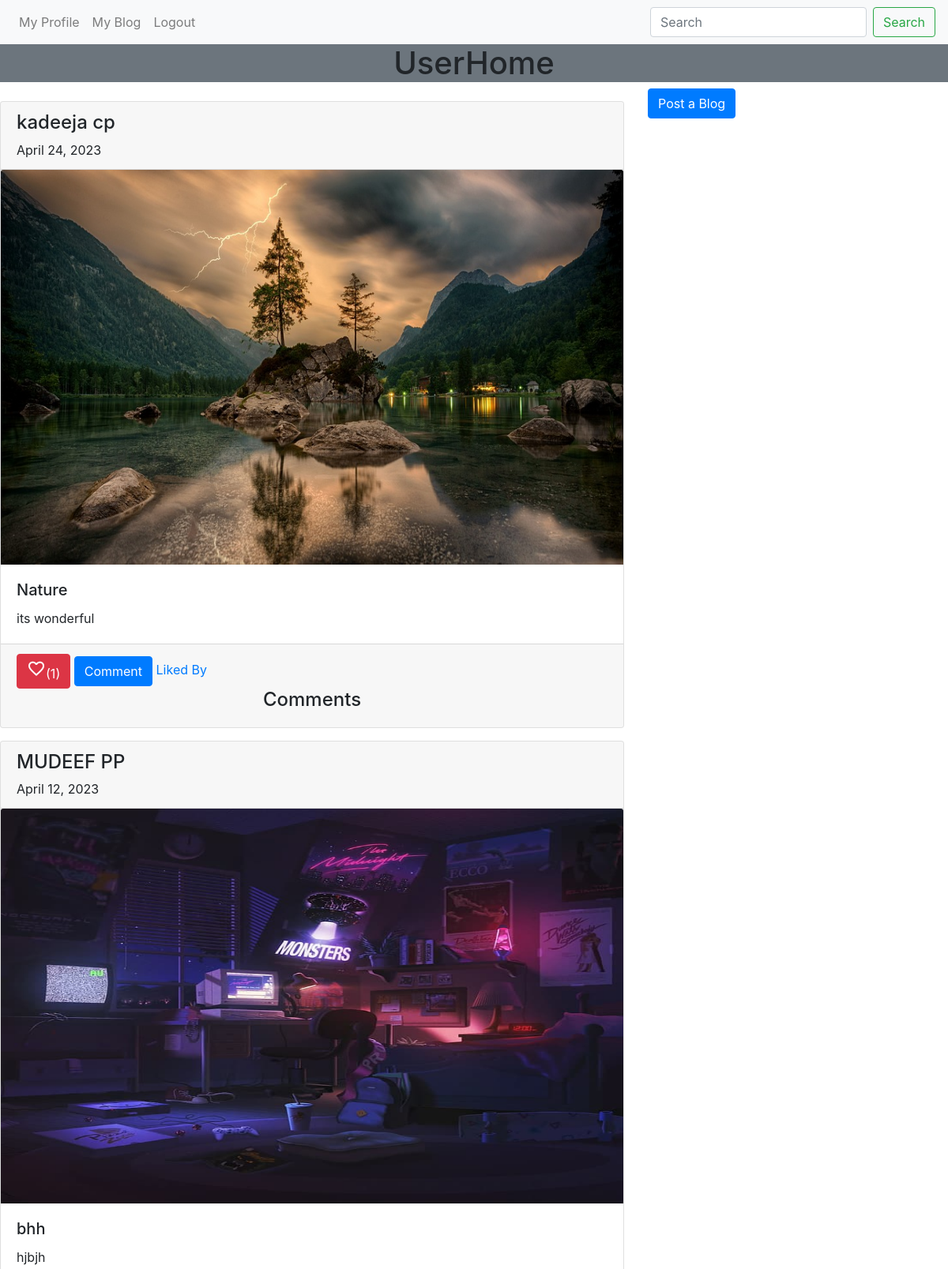
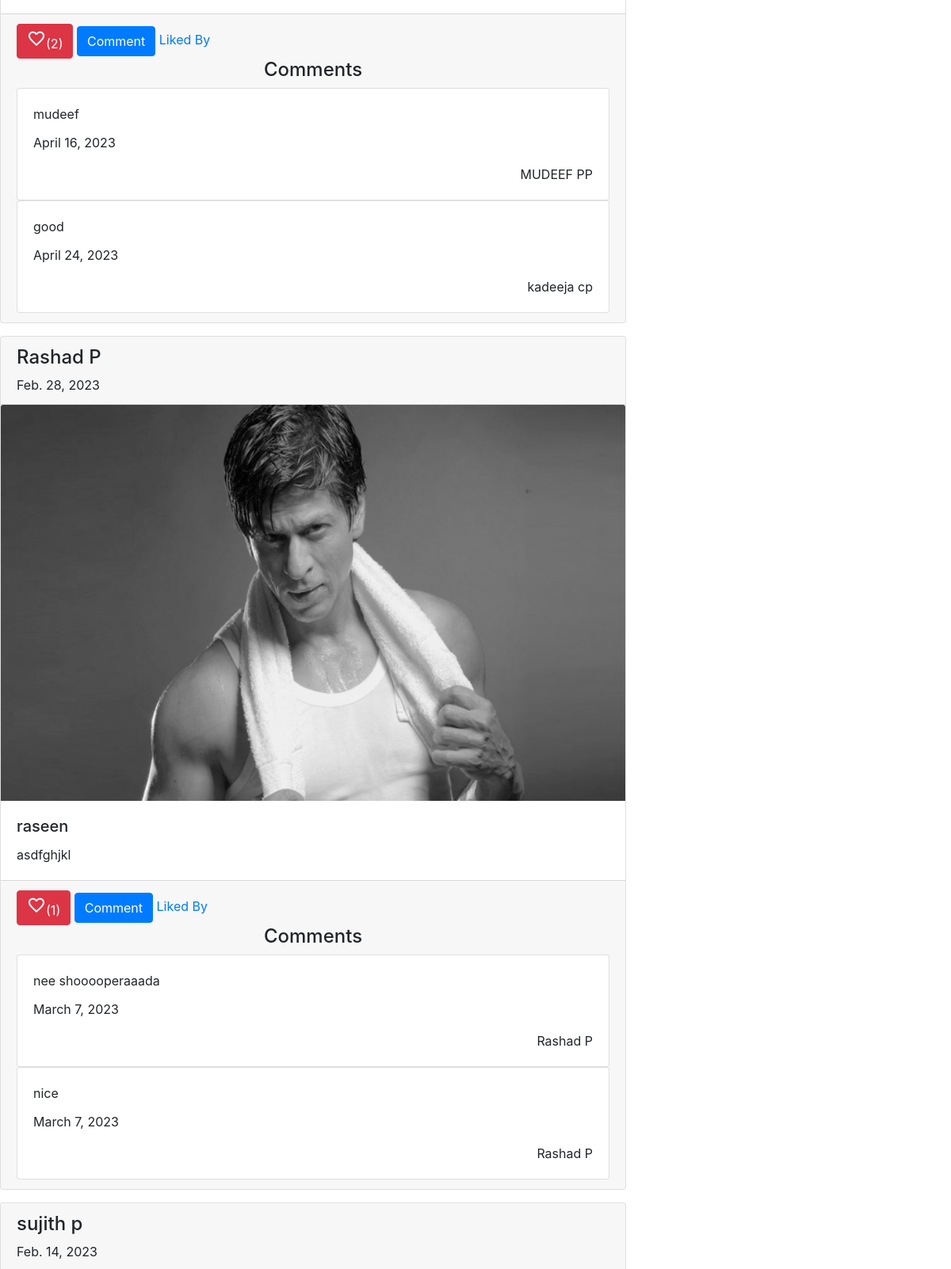
/user/userhome/ (upper part), run on the app's committed database (2 pictures, top to bottom).
### account/models.py (models this page shows, shortened)
class Blogs(models.Model):
    title=models.CharField(max_length=100)
    description=models.CharField(max_length=500)
    image=models.ImageField(upload_to="blog_images")
    date=models.DateField(auto_now_add=True)
    user=models.ForeignKey(User,on_delete=models.CASCADE,related_name="blog")
    liked_by=models.ManyToManyField(User,related_name="likes",null=True)
    def alllikes(self):
        return self.liked_by.all()

class Comments(models.Model):
    comment=models.CharField(max_length=500)
    date=models.DateField(auto_now_add=True)
    user=models.ForeignKey(User,on_delete=models.CASCADE,related_name="c_user")
    blog=models.ForeignKey(Blogs,on_delete=models.CASCADE,related_name="c_blog")

### user/views.py (the view, shortened to what this page needs)
# urls.py: path('userhome/',UserHome.as_view(),name="userhome"),
class UserHome(CreateView):
    form_class=BlogForm
    model=Blogs
    template_name="userhome.html"
    success_url=reverse_lazy("userhome")
    def get_context_data(self, **kwargs):
        context=super().get_context_data(**kwargs)
        context["data"]=Blogs.objects.all().order_by("-date")
        context["cform"]=CommentForm()
        context["comments"]=Comments.objects.all()
        print(context["data"])
        return context

### user/forms.py
class BlogForm(forms.ModelForm):
    class Meta:
        model =Blogs
        fields = ["title","description","image"]
        widgets={
            "title":forms.TextInput(attrs={"class":"form-control"}),
            "description":forms.Textarea(attrs={"class":"form-control"}),
            "image":forms.FileInput(),
     }

class CommentForm(forms.ModelForm):
    class Meta:
        model=Comments
        fields=["comment"]
        widgets={
            "comment":forms.Textarea(attrs={"class":"form-control"})
        }

### user/templates/userhome.html (shortened to what this page needs)
{% extends 'nav.html' %}
{% block nav %}
      <h1 class="bg-secondary text-center">UserHome</h1>
      <div class="row">
            <div class="col-8">
                {% for i in data %}
                <div class="card mt-3 big-light" style="width: 100;">
                  <div class="card-header">
                        {% if i.user == request.user %}
            <img class="rounded-circle" style="width: 40px;" height="40px" src="{{request.user.p_user.profile_pic.url}}" alt="Card image cap">
                        {% else %}
                        <h4>{{i.user.first_name}} {{i.user.last_name}}</h4>
                        {%endif%}
                        <span>
                              {{i.date}}
                        </span>
                  </div>
                 {% if i.image.url %}
                  <img class="card-img-top" src="{{i.image.url}}" height="500px" alt="Card image cap">
                  {%endif%}
                  <div class="card-body">
                    <h5 class="card-title">{{i.title}}</h5>
                    <p class="card-text">{{i.description}}</p>
                  </div>
                  <div class="card-footer">
                        <a class="btn btn-danger" href="{% url 'addl' i.id %}"><span class="material-symbols-outlined">
                              </span>({{i.alllikes.count}})
                            </a>
                  <button class="btn btn-primary" data-toggle="collapse" data-target="#c{{i.id}}" aria-expanded="false" aria-controls="collapseExample">
                                    Comment
                                  </button>
                   <a href="{% url 'lview' %}">Liked By</a>
                            <div>
                                <h4 class="text-center">Comments</h4>
                                {% for c in comments %}
                                {% if c.blog.id == i.id %}
                                <div class="card">
                                    <div class="card-body">
                                          <p class="card-title">{{c.comment}}</p>
                                          <p class="card-text">{{c.date}}</p>
                                          <p class="card-text text-right">{{c.user.first_name}} {{c.user.last_name}}</p>
                                    </div>
                                </div>
                                {%endif%}
                                {%endfor%}
                            </div>
                  </div>
                </div>
            {%endfor%}
            </div>
            <div class="col-4">
                  <button class="btn btn-primary" type="button" data-toggle="collapse" data-target="#collapseExample" aria-expanded="false" aria-controls="collapseExample">
                        Post a Blog
                      </button>
      </div>
{% endblock nav %}

### user/templates/nav.html (shortened to what this page needs)
<!doctype html>
<html lang="en">
  <head>
    <link rel="stylesheet" href="https://stackpath.bootstrapcdn.com/bootstrap/4.3.1/css/bootstrap.min.css">
  </head>
  <body>
    <nav class="navbar navbar-expand-lg navbar-light bg-light">
        <div class="collapse navbar-collapse" id="navbarSupportedContent">
          <ul class="navbar-nav mr-auto">
            <li class="nav-item">
                <a class="nav-link" href="{% url 'pro' %}">My Profile</a>
              </li>
              <li class="nav-item">
                <a class="nav-link" href="{% url 'mblog' %}">My Blog</a>
              </li>
              <li class="nav-item">
                <a class="nav-link" href="{% url 'logout' %}">Logout</a>
              </li>
          </ul>
          <form class="form-inline my-2 my-lg-0">
            <input class="form-control mr-sm-2" type="search" placeholder="Search" aria-label="Search">
            <button class="btn btn-outline-success my-2 my-sm-0" type="submit">Search</button>
          </form>
        </div>
      </nav>
      {% block nav %}
      {% endblock nav %}
  </body>
</html>

### data on the page
Blogs: user.first_name "kadeeja", user.last_name "cp", date "April 24, 2023", image (picture), title "Nature", description "its wonderful", alllikes.count "1"
Blogs: user.first_name "MUDEEF", user.last_name "PP", date "April 12, 2023", image (picture), title "bhh", description "hjbjh", alllikes.count "2"
Comments: comment "mudeef", date "April 16, 2023", user.first_name "MUDEEF", user.last_name "PP"
Comments: comment "good", date "April 24, 2023", user.first_name "kadeeja", user.last_name "cp"
Blogs: user.first_name "Rashad", user.last_name "P", date "Feb. 28, 2023", image (picture), title "raseen", description "asdfghjkl", alllikes.count "1"
Comments: comment "nee shooooperaaada", date "March 7, 2023", user.first_name "Rashad", user.last_name "P"
Comments: comment "nice", date "March 7, 2023", user.first_name "Rashad", user.last_name "P"
Blogs: user.first_name "sujith", user.last_name "p", date "Feb. 14, 2023"
